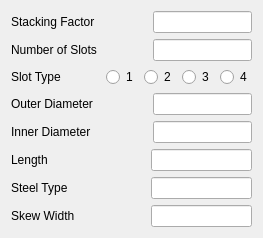
                     <widget class="QWidget" name="tab_9">
                      <attribute name="title">
                       <string>Rotor</string>
                      </attribute>
                      <layout class="QVBoxLayout" name="verticalLayout_4">
                       <item>
                        <layout class="QHBoxLayout" name="horizontalLayout_15" stretch="0,1,2">
                         <item>
                          <widget class="QLabel" name="label_15">
                           <property name="text">
                            <string>Stacking Factor </string>
                           </property>
                          </widget>
                         </item>
                         <item>
                          <spacer name="horizontalSpacer_17">
                           <property name="orientation">
                            <enum>Qt::Horizontal</enum>
                           </property>
                           <property name="sizeHint" stdset="0">
                            <size>
                             <width>40</width>
                             <height>20</height>
                            </size>
                           </property>
                          </spacer>
                         </item>
                         <item>
                          <widget class="QLineEdit" name="lineEdit15"/>
                         </item>
                        </layout>
                       </item>
                       <item>
                        <layout class="QHBoxLayout" name="horizontalLayout_16" stretch="0,1,2">
                         <item>
                          <widget class="QLabel" name="label_16">
                           <property name="text">
                            <string>Number of Slots</string>
                           </property>
                          </widget>
                         </item>
                         <item>
                          <spacer name="horizontalSpacer_18">
                           <property name="orientation">
                            <enum>Qt::Horizontal</enum>
                           </property>
                           <property name="sizeHint" stdset="0">
                            <size>
                             <width>40</width>
                             <height>20</height>
                            </size>
                           </property>
                          </spacer>
                         </item>
                         <item>
                          <widget class="QLineEdit" name="lineEdit16"/>
                         </item>
                        </layout>
                       </item>
                       <item>
                        <layout class="QHBoxLayout" name="horizontalLayout_22" stretch="4,1,1,1,1">
                         <item>
                          <widget class="QLabel" name="label_17">
                           <property name="text">
                            <string>Slot Type</string>
                           </property>
                          </widget>
                         </item>
                         <item>
                          <widget class="QRadioButton" name="radioButton1">
                           <property name="text">
                            <string>1</string>
                           </property>
                          </widget>
                         </item>
                         <item>
                          <widget class="QRadioButton" name="radioButton2">
                           <property name="text">
                            <string>2</string>
                           </property>
                          </widget>
                         </item>
                         <item>
                          <widget class="QRadioButton" name="radioButton3">
                           <property name="text">
                            <string>3</string>
                           </property>
                          </widget>
                         </item>
                         <item>
                          <widget class="QRadioButton" name="radioButton4">
                           <property name="text">
                            <string>4</string>
                           </property>
                          </widget>
                         </item>
                        </layout>
                       </item>
                       <item>
                        <layout class="QHBoxLayout" name="horizontalLayout_17" stretch="0,1,2">
                         <item>
                          <widget class="QLabel" name="label_18">
                           <property name="text">
                            <string>Outer Diameter </string>
                           </property>
                          </widget>
                         </item>
                         <item>
                          <spacer name="horizontalSpacer_19">
                           <property name="orientation">
                            <enum>Qt::Horizontal</enum>
                           </property>
                           <property name="sizeHint" stdset="0">
                            <size>
                             <width>40</width>
                             <height>20</height>
                            </size>
                           </property>
                          </spacer>
                         </item>
                         <item>
                          <widget class="QLineEdit" name="lineEdit17"/>
                         </item>
                        </layout>
                       </item>
                       <item>
                        <layout class="QHBoxLayout" name="horizontalLayout_18" stretch="0,1,2">
                         <item>
                          <widget class="QLabel" name="label_19">
                           <property name="text">
                            <string>Inner Diameter  </string>
                           </property>
                          </widget>
                         </item>
                         <item>
                          <spacer name="horizontalSpacer_20">
                           <property name="orientation">
                            <enum>Qt::Horizontal</enum>
                           </property>
                           <property name="sizeHint" stdset="0">
                            <size>
                             <width>40</width>
                             <height>20</height>
                            </size>
                           </property>
                          </spacer>
                         </item>
                         <item>
                          <widget class="QLineEdit" name="lineEdit18"/>
                         </item>
                        </layout>
                       </item>
                       <item>
                        <layout class="QHBoxLayout" name="horizontalLayout_19" stretch="0,1,2">
                         <item>
                          <widget class="QLabel" name="label_20">
                           <property name="text">
                            <string>Length              </string>
                           </property>
                          </widget>
                         </item>
                         <item>
                          <spacer name="horizontalSpacer_21">
                           <property name="orientation">
                            <enum>Qt::Horizontal</enum>
                           </property>
                           <property name="sizeHint" stdset="0">
                            <size>
                             <width>40</width>
                             <height>20</height>
                            </size>
                           </property>
                          </spacer>
                         </item>
                         <item>
                          <widget class="QLineEdit" name="lineEdit19"/>
                         </item>
                        </layout>
                       </item>
                       <item>
                        <layout class="QHBoxLayout" name="horizontalLayout_20" stretch="0,1,2">
                         <item>
                          <widget class="QLabel" name="label_21">
                           <property name="text">
                            <string>Steel Type        </string>
                           </property>
                          </widget>
                         </item>
                         <item>
                          <spacer name="horizontalSpacer_22">
                           <property name="orientation">
                            <enum>Qt::Horizontal</enum>
                           </property>
                           <property name="sizeHint" stdset="0">
                            <size>
                             <width>40</width>
                             <height>20</height>
                            </size>
                           </property>
                          </spacer>
                         </item>
                         <item>
                          <widget class="QLineEdit" name="lineEdit20"/>
                         </item>
                        </layout>
                       </item>
                       <item>
                        <layout class="QHBoxLayout" name="horizontalLayout_21" stretch="0,1,2">
                         <item>
                          <widget class="QLabel" name="label_22">
                           <property name="text">
                            <string>Skew Width      </string>
                           </property>
                          </widget>
                         </item>
                         <item>
                          <spacer name="horizontalSpacer_23">
                           <property name="orientation">
                            <enum>Qt::Horizontal</enum>
                           </property>
                           <property name="sizeHint" stdset="0">
                            <size>
                             <width>40</width>
                             <height>20</height>
                            </size>
                           </property>
                          </spacer>
                         </item>
                         <item>
                          <widget class="QLineEdit" name="lineEdit21"/>
                         </item>
                        </layout>
                       </item>
                      </layout>
                     </widget>
